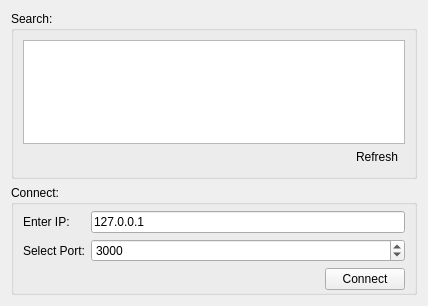
<?xml version="1.0" encoding="UTF-8"?>
<ui version="4.0">
 <class>ConnectionWidget</class>
 <widget class="QWidget" name="ConnectionWidget">
  <property name="geometry">
   <rect>
    <x>0</x>
    <y>0</y>
    <width>428</width>
    <height>306</height>
   </rect>
  </property>
  <property name="windowTitle">
   <string>Form</string>
  </property>
  <layout class="QVBoxLayout" name="verticalLayout">
   <item>
    <widget class="QGroupBox" name="gbSearch">
     <property name="sizePolicy">
      <sizepolicy hsizetype="Preferred" vsizetype="Preferred">
       <horstretch>0</horstretch>
       <verstretch>0</verstretch>
      </sizepolicy>
     </property>
     <property name="title">
      <string>Search:</string>
     </property>
     <layout class="QVBoxLayout" name="verticalLayout_2">
      <property name="spacing">
       <number>2</number>
      </property>
      <item>
       <widget class="QTableView" name="lvItems">
        <property name="editTriggers">
         <set>QAbstractItemView::NoEditTriggers</set>
        </property>
        <property name="selectionMode">
         <enum>QAbstractItemView::SingleSelection</enum>
        </property>
        <property name="selectionBehavior">
         <enum>QAbstractItemView::SelectRows</enum>
        </property>
        <attribute name="horizontalHeaderStretchLastSection">
         <bool>true</bool>
        </attribute>
       </widget>
      </item>
      <item>
       <layout class="QHBoxLayout" name="horizontalLayout_2">
        <item>
         <spacer name="horizontalSpacer_2">
          <property name="orientation">
           <enum>Qt::Horizontal</enum>
          </property>
          <property name="sizeHint" stdset="0">
           <size>
            <width>40</width>
            <height>20</height>
           </size>
          </property>
         </spacer>
        </item>
        <item>
         <widget class="QToolButton" name="tbSearch">
          <property name="toolTip">
           <string extracomment="Refresh"/>
          </property>
          <property name="text">
           <string>Refresh</string>
          </property>
          <property name="icon">
           <iconset resource="transfer.qrc">
            <normaloff>:/Refresh.png</normaloff>
            <normalon>:/Refresh.png</normalon>:/Refresh.png</iconset>
          </property>
          <property name="toolButtonStyle">
           <enum>Qt::ToolButtonTextBesideIcon</enum>
          </property>
          <property name="autoRaise">
           <bool>true</bool>
          </property>
         </widget>
        </item>
       </layout>
      </item>
     </layout>
    </widget>
   </item>
   <item>
    <widget class="QGroupBox" name="groupBox">
     <property name="title">
      <string>Connect:</string>
     </property>
     <layout class="QFormLayout" name="formLayout">
      <property name="topMargin">
       <number>6</number>
      </property>
      <property name="bottomMargin">
       <number>2</number>
      </property>
      <item row="0" column="0">
       <widget class="QLabel" name="lblIp">
        <property name="text">
         <string>Enter IP:</string>
        </property>
       </widget>
      </item>
      <item row="0" column="1">
       <widget class="QLineEdit" name="lineEdit">
        <property name="text">
         <string>127.0.0.1</string>
        </property>
       </widget>
      </item>
      <item row="1" column="0">
       <widget class="QLabel" name="lblPort">
        <property name="text">
         <string>Select Port:</string>
        </property>
       </widget>
      </item>
      <item row="1" column="1">
       <widget class="QSpinBox" name="spinBox">
        <property name="minimum">
         <number>1500</number>
        </property>
        <property name="maximum">
         <number>59999</number>
        </property>
        <property name="value">
         <number>3000</number>
        </property>
       </widget>
      </item>
      <item row="2" column="1">
       <layout class="QHBoxLayout" name="horizontalLayout">
        <item>
         <spacer name="horizontalSpacer">
          <property name="orientation">
           <enum>Qt::Horizontal</enum>
          </property>
          <property name="sizeHint" stdset="0">
           <size>
            <width>40</width>
            <height>20</height>
           </size>
          </property>
         </spacer>
        </item>
        <item>
         <widget class="QPushButton" name="pbConnect">
          <property name="text">
           <string>Connect</string>
          </property>
         </widget>
        </item>
       </layout>
      </item>
      <item row="2" column="0">
       <widget class="QLabel" name="label">
        <property name="text">
         <string/>
        </property>
       </widget>
      </item>
     </layout>
    </widget>
   </item>
  </layout>
 </widget>
 <resources>
  <include location="transfer.qrc"/>
 </resources>
 <connections/>
</ui>
